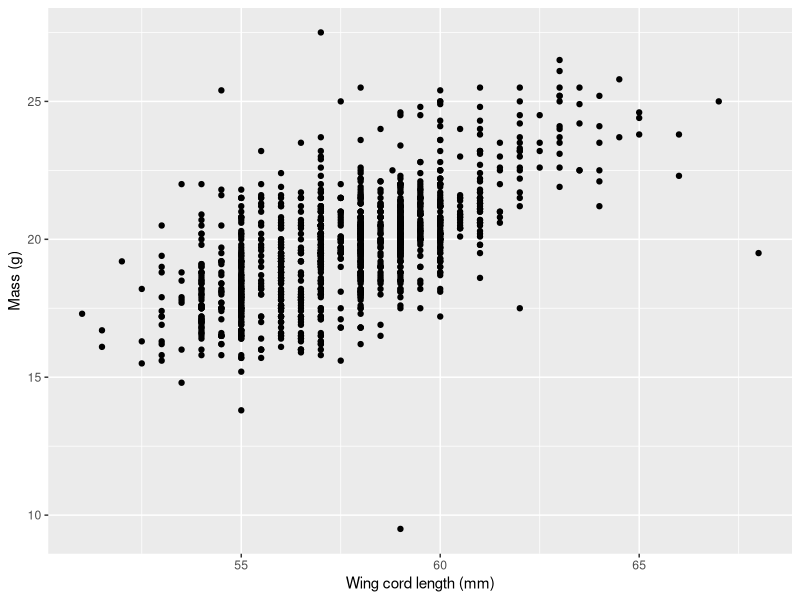
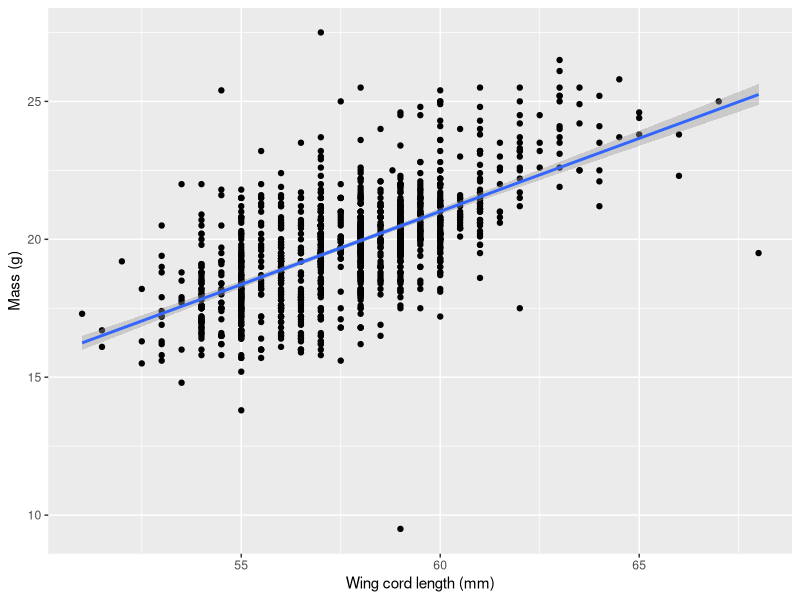
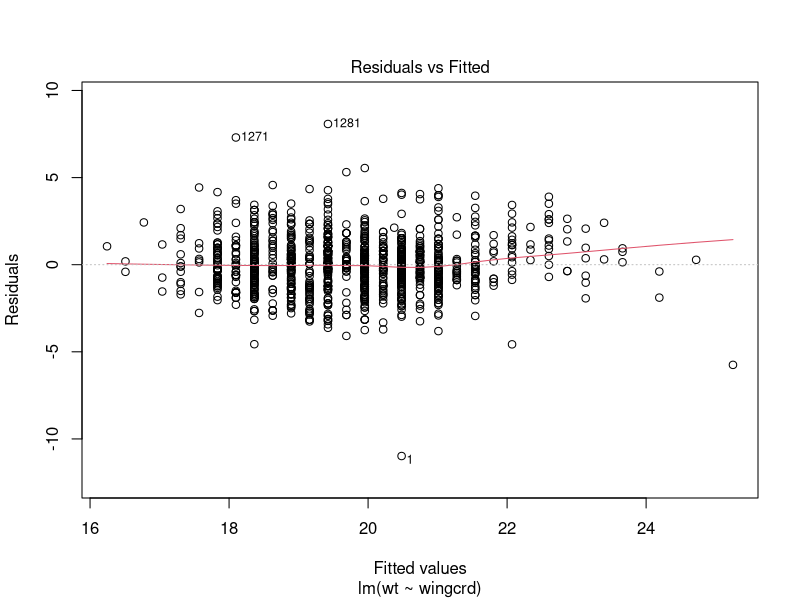
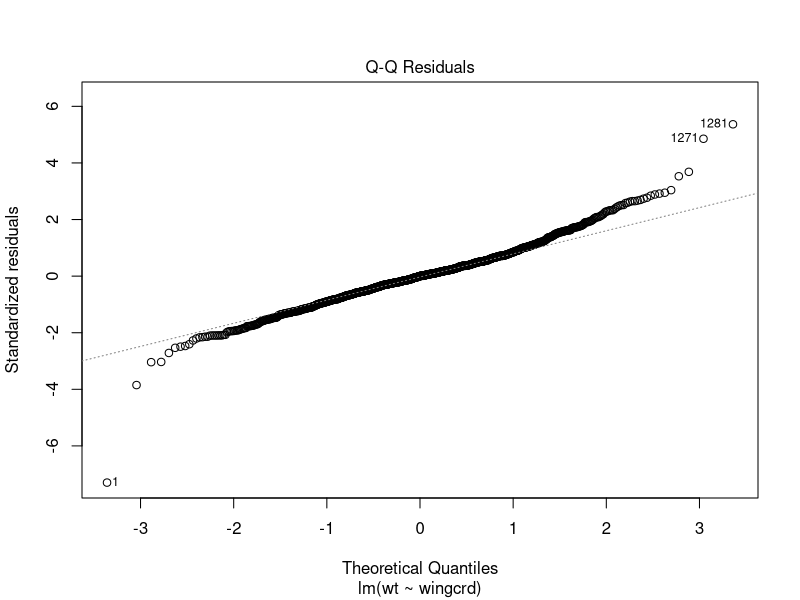
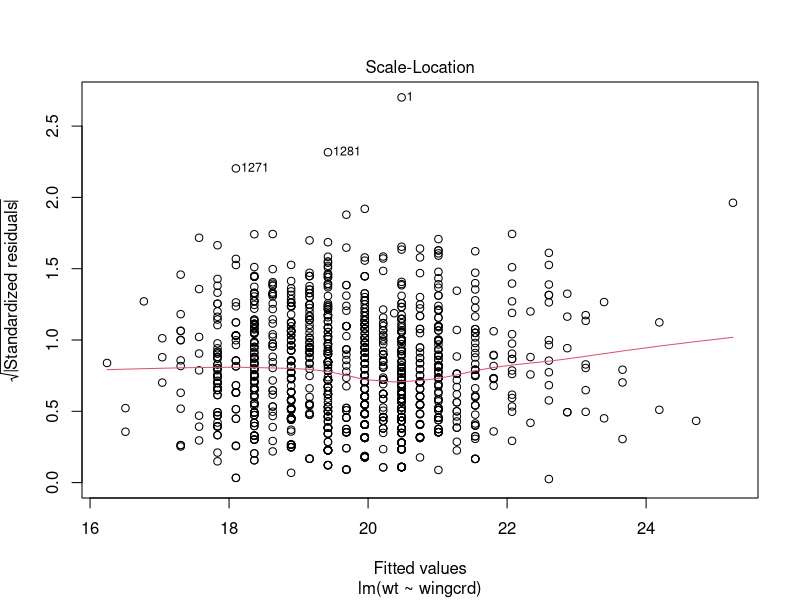
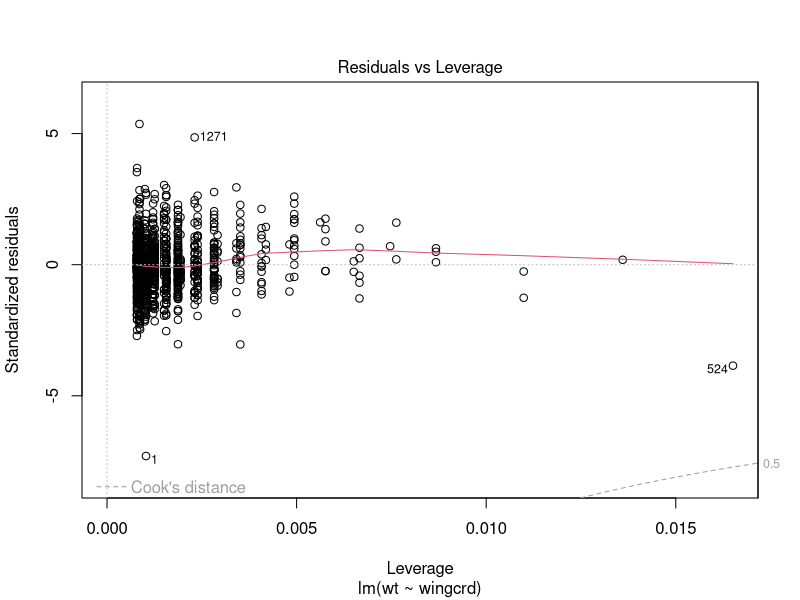
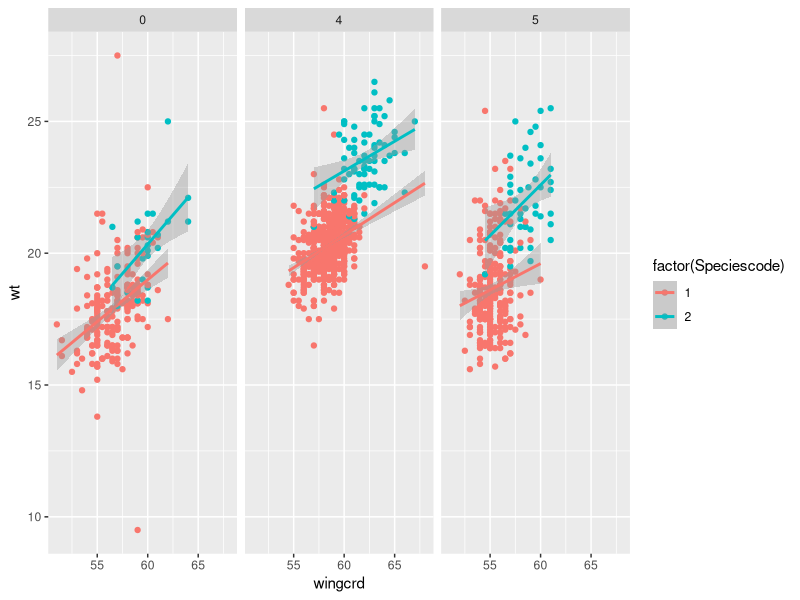
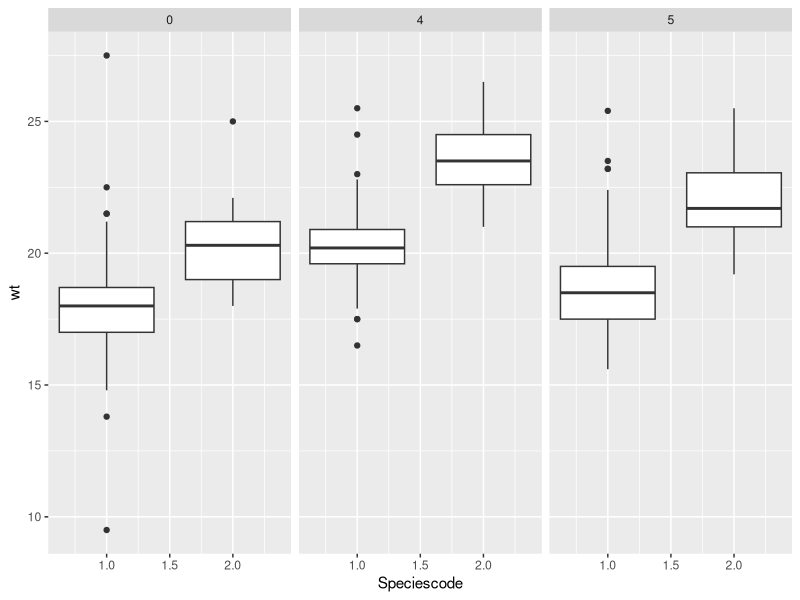

These figures' R source, in order: (Note: this script raises an error after producing the figures.)
## ---- chunk 1
library(ggplot2)
## ---- chunk 2
library(lme4)
library(ggplot2)
library(dplyr)
## ---- chunk 3
sparrows <- read.table("Data/Sparrows.txt", sep = "", header = TRUE, stringsAsFactors = FALSE)
str(sparrows)
## ---- chunk 4
head(sparrows, 10)
# sparrows[1:10, ] # also prints the first 10 rows and each column
## ---- chunk 5
sparrows[1:12, c("Sex", "wingcrd", "wt")]
## ---- chunk 6
sparrows$wingcrd
## ---- chunk 7
sally <- read.table("Data/Salamander_Demographics.csv", sep = ",", header = TRUE, stringsAsFactors = FALSE)
str(sally)
## ---- chunk 8
ggplot(sparrows, aes(x = wingcrd, y = wt)) + 
  geom_point() + 
  labs(x='Wing cord length (mm)', y='Mass (g)')
## ---- chunk 9
ggplot(sparrows, aes(x = wingcrd, y = wt)) + 
  geom_point() + 
  labs(x='Wing cord length (mm)', y='Mass (g)') +
  geom_smooth(method = "lm")

## ---- chunk 10
my_lm <- lm(wt ~ wingcrd, sparrows)
## ---- chunk 11
summary(my_lm)
## ---- chunk 12
plot(my_lm)
## ---- chunk 13
ggplot(data=sparrows, aes(wingcrd, wt, colour = factor(Speciescode))) + geom_point() + geom_smooth(method = "lm") + facet_wrap(~Sex)
## ---- chunk 14
ggplot(data=sparrows, aes(Speciescode, wt, group = Speciescode)) + geom_boxplot() + facet_wrap(~Sex)
## ---- chunk 15
species_data <- sparrows %>%
  group_by(Speciescode) %>%
  summarise(wingcrd = mean(wingcrd, na.rm=TRUE),
            wt = mean(wt, na.rm=TRUE)) %>%
  ungroup()

species_data
## ---- chunk 16
save(my_lm, species_data, file = "Output/lab2_tutorial.RData")
## ---- chunk 17
write.csv(species_data, file = "Output/species_data.csv", row.names = FALSE)
